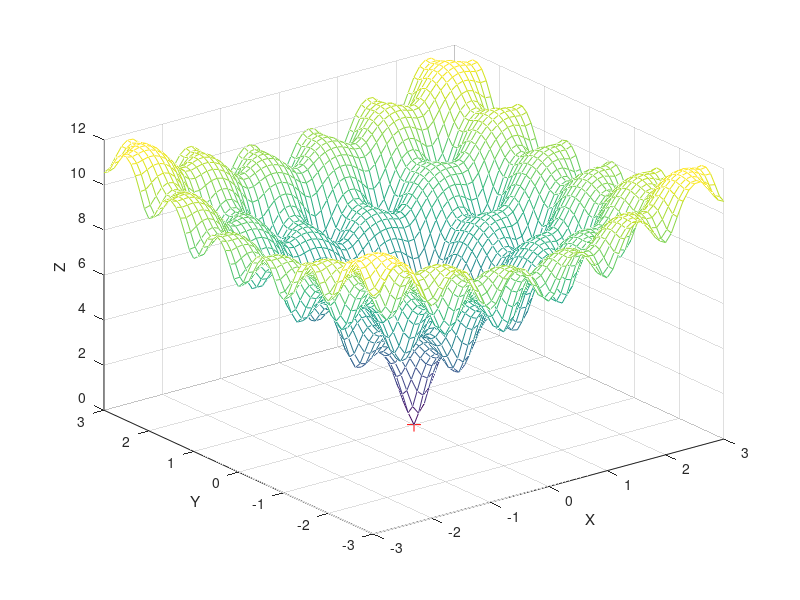

The MATLAB source for this figure:
close all;
clear all;

clc
clearvars

format long
rng('default');

x_max = 3;
x_min = -3;
[X, Y]=meshgrid(-3:.1:3);
e = exp(1);
Z=-20*exp(-0.25*sqrt((1/2).*(X.^2+Y.^2)))-exp((1/2).*(cos(2*pi*X)+cos(2*pi*Y)))+20+e;

% figure; surf(X, Y, Z);
% shading interp 
% camlight
% material dull


fun =@(x) -20*exp(-0.25*sqrt((1/2).*(x(1).^2+x(2).^2)))-exp((1/2).*(cos(2*pi*x(1))+cos(2*pi*x(2))))+20+e;

n=10;
xpoints=x_min+rand(1,n)*(x_max-x_min);
ypoints=xpoints;
zpoints=fun(xpoints);

[M, I] = min(ypoints);
x0 = [0.5, 0.5];
errx=abs(x0-xpoints(I));
errz=abs(fun(x0)-xpoints(I));

[x,fval,exitflag,output]=fminsearch(fun,x0);
p = plot3(x(1),x(2), fval,'-+','Color','r','MarkerSize',10);
%p2 = plot3(xpoints,xpoints,zpoints,'r*','MarkerSize',10)

figure(1);
hold on
grid on
mesh(X,Y,Z);
xlabel('X');
ylabel('Y');
zlabel('Z');

